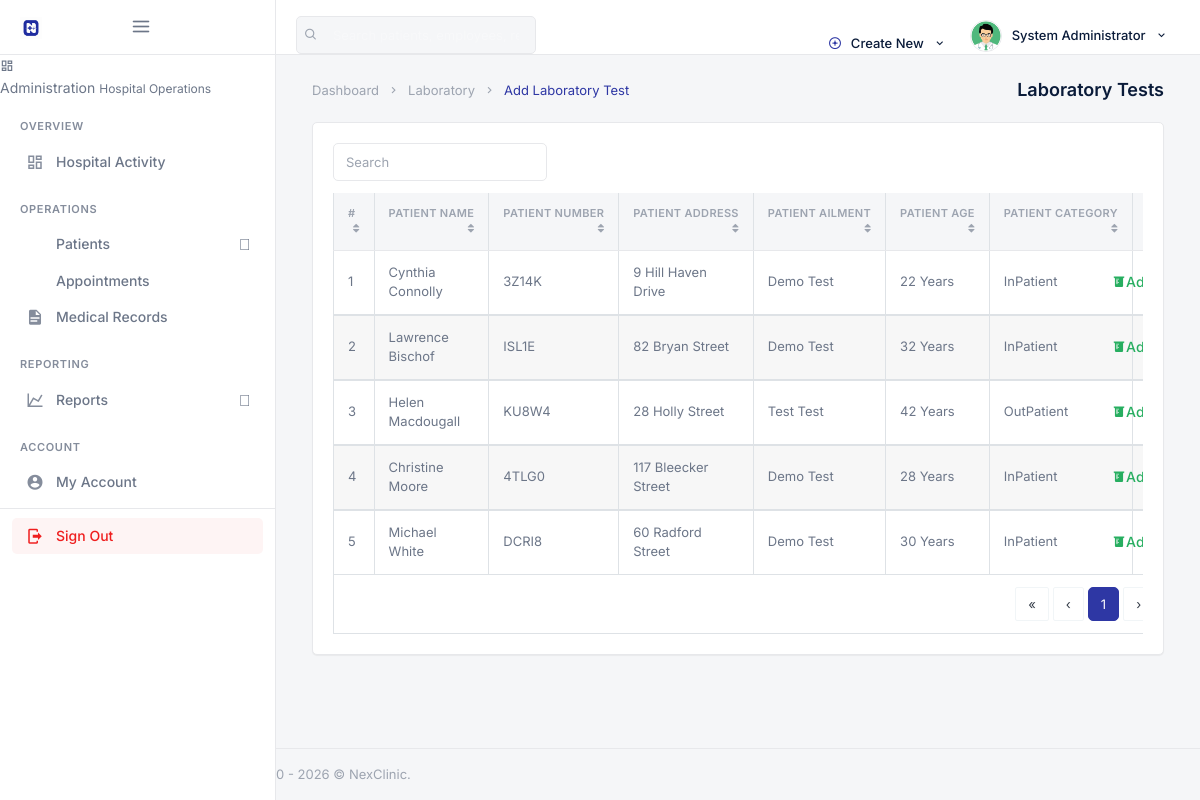
The page /backend/admin/laboratory/his_admin_patient_lab_test.php (signed in) on the database its author committed.
### tables this page shows
CREATE TABLE `his_admin` (
  `ad_id` int(20) NOT NULL,
  `ad_fname` varchar(200) DEFAULT NULL,
  `ad_lname` varchar(200) DEFAULT NULL,
  `ad_email` varchar(200) DEFAULT NULL,
  `ad_pwd` varchar(200) DEFAULT NULL,
  `ad_dpic` varchar(200) DEFAULT NULL
);

CREATE TABLE `his_patients` (
  `pat_id` int(20) NOT NULL,
  `registered_by` int(20) DEFAULT NULL,
  `pat_fname` varchar(200) DEFAULT NULL,
  `pat_lname` varchar(200) DEFAULT NULL,
  `pat_sex` varchar(20) DEFAULT NULL,
  `pat_marital_status` varchar(40) DEFAULT NULL,
  `pat_religion` varchar(80) DEFAULT NULL,
  `pat_reg_hour` time DEFAULT NULL,
  `pat_dob` varchar(200) DEFAULT NULL,
  `pat_age` varchar(200) DEFAULT NULL,
  `pat_number` varchar(200) DEFAULT NULL,
  `efile_uuid` char(36) DEFAULT NULL,
  `pat_addr` varchar(200) DEFAULT NULL,
  `pat_village` varchar(200) DEFAULT NULL,
  `pat_division` varchar(200) DEFAULT NULL,
  `pat_subdivision` varchar(200) DEFAULT NULL,
  `pat_blood_group` varchar(10) DEFAULT NULL,
  `pat_phone` varchar(200) DEFAULT NULL,
  `pat_email` varchar(200) DEFAULT NULL,
  `pat_emergency_name` varchar(200) DEFAULT NULL,
  `pat_emergency_phone` varchar(40) DEFAULT NULL,
  `pat_type` varchar(200) DEFAULT NULL,
  `pat_date_joined` timestamp(6) NOT NULL DEFAULT CURRENT_TIMESTAMP(6) ON UPDATE CURRENT_TIMESTAMP(6),
  `pat_ailment` varchar(200) DEFAULT NULL,
  `pat_discharge_status` varchar(200) DEFAULT NULL
);

### backend/assets/inc/nex_paths.php (called while the page is built, shortened)
<?php
function nex_admin_base() {
    return isset($GLOBALS['nex_admin_base']) ? (string) $GLOBALS['nex_admin_base'] : '';
}
function nex_admin_url($path) {
    $path = ltrim((string) $path, '/');
    return nex_admin_base() . $path;
}

### backend/security.php (called while the page is built, shortened)
<?php
function escape_output($string) {
    return htmlspecialchars((string) $string, ENT_QUOTES, 'UTF-8');
}

### backend/admin/laboratory/his_admin_patient_lab_test.php (the view, shortened to what this page needs)
<?php
require __DIR__ . '/../_init.php';
?>
<!DOCTYPE html>
<html lang="en">
<?php include __DIR__ . '/../assets/inc/head.php';?>
    <body>
        <div id="wrapper">
                <?php include __DIR__ . '/../assets/inc/nav.php';?>
                <?php include __DIR__ . '/../assets/inc/sidebar.php';?>
            <div class="content-page">
                <div class="content">
                    <div class="container-fluid">
                        <div class="row">
                            <div class="col-12">
                                <div class="page-title-box">
                                    <div class="page-title-right">
                                        <ol class="breadcrumb m-0">
                                            <li class="breadcrumb-item"><a href="javascript: void(0);">Dashboard</a></li>
                                            <li class="breadcrumb-item"><a href="javascript: void(0);">Laboratory</a></li>
                                            <li class="breadcrumb-item active">Add Laboratory Test</li>
                                        </ol>
                                    </div>
                                    <h4 class="page-title">Laboratory Tests</h4>
                                </div>
                            </div>
                        </div>
                        <div class="row">
                            <div class="col-12">
                                <div class="card-box">
                                    <div class="mb-2">
                                        <div class="row">
                                            <div class="col-12 text-sm-center form-inline" >
                                                <div class="form-group">
                                                    <input id="demo-foo-search" type="text" placeholder="Search" class="form-control form-control-sm" autocomplete="on">
                                                </div>
                                            </div>
                                        </div>
                                    </div>
                                    <div class="table-responsive">
                                        <table id="demo-foo-filtering" class="table table-bordered toggle-circle mb-0" data-page-size="7">
                                            <thead>
                                            <tr>
                                                <th>#</th>
                                                <th data-toggle="true">Patient Name</th>
                                                <th data-hide="phone">Patient Number</th>
                                                <th data-hide="phone">Patient Address</th>
                                                <th data-hide="phone">Patient Ailment</th>
                                                <th data-hide="phone">Patient Age</th>
                                                <th data-hide="phone">Patient Category</th>
                                                <th data-hide="phone">Action</th>
                                            </tr>
                                            </thead>
                                            <?php
                                                $ret="SELECT * FROM  his_patients ORDER BY RAND() ";
                                                $stmt= $mysqli->prepare($ret) ;
                                                $stmt->execute() ;
                                                $res=$stmt->get_result();
                                                $cnt=1;
                                                while($row=$res->fetch_object())
                                                {
                                            ?>
                                                <tbody>
                                                <tr>
                                                    <td><?php echo escape_output($cnt); ?></td>
                                                    <td><?php echo escape_output($row->pat_fname); ?> <?php echo escape_output($row->pat_lname); ?></td>
                                                    <td><?php echo escape_output($row->pat_number); ?></td>
                                                    <td><?php echo escape_output($row->pat_addr); ?></td>
                                                    <td><?php echo escape_output($row->pat_ailment); ?></td>
                                                    <td><?php echo escape_output($row->pat_age); ?> Years</td>
                                                    <td><?php echo escape_output($row->pat_type); ?></td>
                                                    <td><a href="his_admin_add_single_lab_test.php?pat_number=<?php echo escape_output($row->pat_number); ?>" class="badge badge-success"><i class="mdi mdi-beaker "></i> Add Lab Test</a></td>
                                                </tr>
                                                </tbody>
                                            <?php  $cnt = $cnt +1 ; }?>
                                            <tfoot>
                                            <tr class="active">
                                                <td colspan="8">
                                                    <div class="text-right">
                                                        <ul class="pagination pagination-rounded justify-content-end footable-pagination m-t-10 mb-0"></ul>
                                                    </div>
                                                </td>
                                            </tr>
                                            </tfoot>
                                        </table>
                                    </div>
                                </div>
                            </div>
                        </div>
                    </div>
                </div>
                 <?php include __DIR__ . '/../assets/inc/footer.php';?>
            </div>
        </div>
    </body>
</html>

### backend/admin/assets/inc/nav.php (shortened to what this page needs)
<?php
    $aid=$_SESSION['ad_id'];
    $ret="select * from his_admin where ad_id=?";
    $stmt= $mysqli->prepare($ret);
    $stmt->bind_param('i',$aid);
    $stmt->execute();
    $res=$stmt->get_result();
    while($row=$res->fetch_object())
    {
?>
    <div class="navbar-custom">
        <ul class="list-unstyled topnav-menu topnav-menu-left m-0">
            <li class="d-none d-lg-block">
                <form class="app-search" autocomplete="off">
                    <div class="app-search-box">
                        <button class="btn" type="button"><i class="fe-search"></i></button>
                        <input type="text" class="form-control" placeholder="Search patients, employees, records…">
                    </div>
                </form>
            </li>
        </ul>
        <div class="logo-box bg-black">
            <a href="<?php echo escape_output(nex_admin_url('his_admin_dashboard.php')); ?>" class="logo text-center">
                <span class="logo-lg">
                    <img src="<?php echo escape_output(nex_admin_url('assets/images/logo-dark.png')); ?>" alt="NexClinic" height="22">
                    <span class="ml-1 text-white font-weight-bold" style="font-size:14px;letter-spacing:-0.02em;">NexClinic</span>
                </span>
            </a>
            <button class="button-menu-mobile">
                <i class="fe-menu"></i>
            </button>
        </div>
        <ul class="list-unstyled topnav-menu float-right mb-0">
            <li class="dropdown notification-list d-none d-lg-block">
                <a class="nav-link dropdown-toggle waves-effect waves-light" data-toggle="dropdown" href="#" role="button" aria-haspopup="false" aria-expanded="false">
                    <i class="fe-plus-circle mr-1" style="color: var(--hms-primary);"></i>
                    Create New
                    <i class="mdi mdi-chevron-down ml-1"></i>
                </a>
            </li>
            <li class="dropdown notification-list">
                <a class="nav-link dropdown-toggle nav-user mr-0 waves-effect waves-light" data-toggle="dropdown" href="#" role="button" aria-haspopup="false" aria-expanded="false">
                    <img src="<?php echo escape_output(nex_admin_url('assets/images/users/' . $row->ad_dpic)); ?>" alt="User" class="rounded-circle">
                    <span class="pro-user-name ml-1 d-none d-lg-inline">
                        <?php echo escape_output($row->ad_fname); ?> <?php echo escape_output($row->ad_lname); ?>
                        <i class="mdi mdi-chevron-down ml-1"></i>
                    </span>
                </a>
            </li>
        </ul>
    </div>
<?php }?>

### rows shown on the page
his_admin: ad_dpic (picture), ad_fname "System", ad_lname "Administrator"
his_patients: pat_fname "Cynthia", pat_lname "Connolly", pat_number "3Z14K", pat_addr "9 Hill Haven Drive", pat_ailment "Demo Test", pat_age "22", pat_type "InPatient"
his_patients: cnt "2", pat_fname "Lawrence", pat_lname "Bischof", pat_number "ISL1E", pat_addr "82 Bryan Street", pat_ailment "Demo Test", pat_age "32", pat_type "InPatient"
his_patients: cnt "3", pat_fname "Helen", pat_lname "Macdougall", pat_number "KU8W4", pat_addr "28 Holly Street", pat_ailment "Test Test", pat_age "42", pat_type "OutPatient"
his_patients: cnt "4", pat_fname "Christine", pat_lname "Moore", pat_number "4TLG0", pat_addr "117 Bleecker Street", pat_ailment "Demo Test", pat_age "28", pat_type "InPatient"
his_patients: cnt "5", pat_fname "Michael", pat_lname "White", pat_number "DCRI8", pat_addr "60 Radford Street", pat_ailment "Demo Test", pat_age "30", pat_type "InPatient"

### other values the page prints
escape_output($nex_ws_meta['label']) "Administration"
escape_output($nex_ws_meta['tagline']) "Hospital Operations"
escape_output($section['title']) "OVERVIEW"
escape_output($item['label']) "Hospital Activity"
escape_output($section['title']) "OPERATIONS"
escape_output($item['label']) "Patients"
escape_output($item['label']) "Appointments"
escape_output($item['label']) "Medical Records"
escape_output($section['title']) "REPORTING"
escape_output($item['label']) "Reports"
escape_output($section['title']) "ACCOUNT"
escape_output($item['label']) "My Account"
